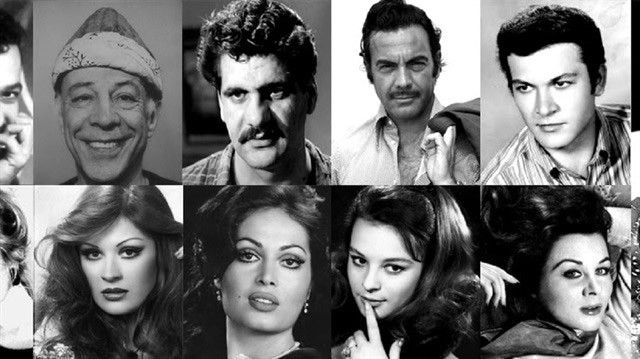
#> input picture Kodlar ve datasetler/ML_ve_CV/12 - Görüntüdeki yüzlerin tespiti/yuz.jpeg, 640 x 359 px, found by its file name
$ jupyter execute 'Yüz_tespiti.ipynb'
#> lines starting #> are read from the running program, lines starting #| are printed output that depends on the picture; after the words box and inside, x2 and y2 are one past the last pixel; in counts of white or black regions, pixels touching at a corner belong together
[cell 1]
from google.colab import drive
drive.mount('/content/gdrive')

[cell 2]
import cv2
import numpy as np
import matplotlib.pyplot as plt

[cell 3]
resim = cv2.imread('/content/gdrive/MyDrive/yuz.jpeg')
#> resim is the input picture: shape (359, 640, 3); min 0, max 255, mean 112.8

[cell 4]
plt.imshow(resim)
plt.xticks([]), plt.yticks([])
plt.show()

[cell 5]
yuz_cascade = cv2.CascadeClassifier("/content/gdrive/MyDrive/haarcascade_frontalface_default.xml")

[cell 6]
goz_cascade = cv2.CascadeClassifier("/content/gdrive/MyDrive/haarcascade_eye.xml")

[cell 7]
yuzler = yuz_cascade.detectMultiScale(resim, scaleFactor=1.075, minNeighbors=5, minSize=(15,15))
#> yuzler = [[548, 243, 79, 79], [361, 34, 84, 84], [334, 233, 84, 84], [493, 46, 103, 103], [204, 54, 103, 103], [68, 219, 93, 93], [213, 215, 113, 113], [49, 56, 111, 111]]

[cell 8]
for(x,y,w,h) in yuzler:
  cv2.rectangle(resim, (x,y),(x+w,y+h), (255,0,0),2 )
  roi = resim[y:y+h, x:x+w]
  gozler = goz_cascade.detectMultiScale(roi)
  for(ex,ey,ew,eh) in gozler:
    cv2.rectangle(roi, (ex,ey), (ex+ew, ey+eh), (0,255,0),1)
#> this loop made 8 passes
#> (x, y, w, h, gozler) on passes 1, 3, 4, 5, 6, 7, 8: (548, 243, 79, 79, [[12, 18, 26, 26]]), (334, 233, 84, 84, [[13, 15, 24, 24], [47, 23, 22, 22]]), (493, 46, 103, 103, [[55, 25, 23, 23], [17, 29, 24, 24]]), (204, 54, 103, 103, [[20, 28, 26, 26]]), (68, 219, 93, 93, [[46, 19, 28, 28], [12, 22, 25, 25]]), (213, 215, 113, 113, [[63, 32, 28, 28], [18, 24, 33, 33]]), (49, 56, 111, 111, [[17, 27, 31, 31]])
#> pass 1, `roi = resim[y:y+h, x:x+w]`:
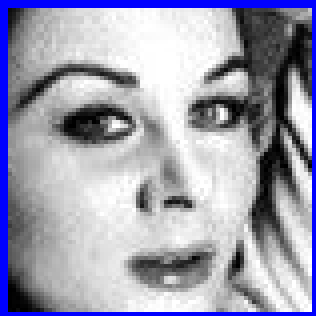
#> roi: shape (79, 79, 3) (shown 4 times larger); mean B, G, R 177.1, 158.1, 158.1
#> pass 2, `roi = resim[y:y+h, x:x+w]`:
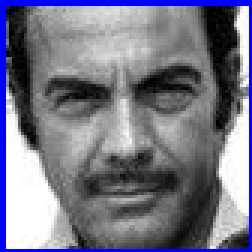
#> roi: shape (84, 84, 3) (shown 3 times larger); mean B, G, R 137, 119.1, 119.1
#> pass 3, `roi = resim[y:y+h, x:x+w]`:
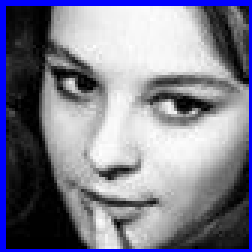
#> roi: shape (84, 84, 3) (shown 3 times larger); mean B, G, R 144.2, 126.3, 126.3
#> after the loop:
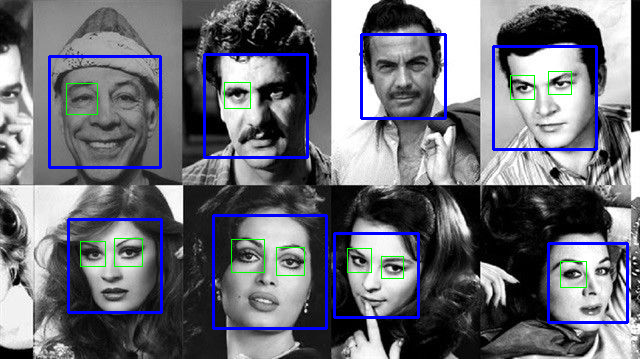
#> resim: shape (359, 640, 3); 4.51% of pixels changed, all inside (x1, y1, x2, y2) = (48, 33, 629, 330)
#> after the loop:
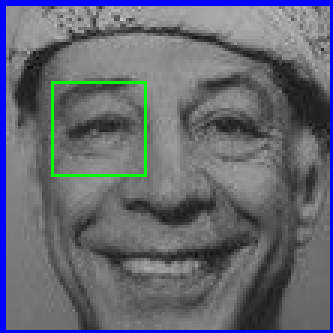
#> roi: shape (111, 111, 3) (shown 3 times larger); mean B, G, R 114.2, 103.2, 100.6

[cell 9]
print("Yüz Bulundu! Bulunan Yüz Sayısı = ",format(len(yuzler)))
#| Yüz Bulundu! Bulunan Yüz Sayısı =  8
